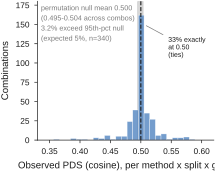

Reproduce this figure in Python.
"""Figure 4c - Empirical permutation null confirms PDS is calibrated at 0.50.

Data-direct. Source (committed): results/permutation_null_pds.csv (the debt2
within-split label-permutation control), metric PDS_cos, 340 method x split x gene
combinations. Verified firsthand:
  permutation null mean = 0.500 (range of per-combination null means 0.495-0.504)
  observed PDS distribution centred at 0.4995
  3.2% of combinations exceed their own permutation 95th percentile (expected 5%)
Message: PDS at chance is not an artefact of the analytic 0.50 baseline; the
empirical null is centred at 0.50 and observed exceedances stay below the 5% rate.

Run:  python fig4c_null.py  ->  fig4c_null.pdf (+ .png)
"""
from __future__ import annotations

import os
import sys

import numpy as np
import pandas as pd

sys.path.insert(0, os.path.dirname(os.path.dirname(os.path.abspath(__file__))))
import nm_style as S


def main() -> None:
    S.apply_rcparams()
    df = pd.read_csv(S.repo_root() / "results" / "permutation_null_pds.csv")
    pc = df[df.metric == "PDS_cos"]
    obs = pc.obs_pds.to_numpy(float)
    null_lo, null_hi = pc.null_mean.min(), pc.null_mean.max()
    frac_exceed = (pc.p_above_obs < 0.05).mean() * 100
    n = len(pc)
    n_half = int((np.abs(obs - 0.5) < 1e-6).sum())

    fig, ax = S.panel(58, 46)

    ax.axvspan(null_lo, null_hi, color=S.GREY, alpha=0.30, zorder=0)  # null-mean range
    ax.hist(obs, bins=25, color=S.GENE_COLORS["TP53"], alpha=0.8,
            edgecolor="white", linewidth=0.3, zorder=2)
    ax.axvline(0.50, color=S.INK, ls="--", lw=0.8, zorder=3)

    ax.set_xlabel("Observed PDS (cosine), per method x split x gene")
    ax.set_ylabel("Combinations")
    ax.set_xlim(0.33, 0.62)
    ax.set_ylim(0, max(180, n_half + 12))
    S.despine(ax)
    ax.tick_params(length=2.2)

    # turn the central spike into an explained feature (label to the right of the spike)
    ax.annotate(f"{100 * n_half / n:.0f}% exactly\nat 0.50\n(ties)",
                xy=(0.505, 150), xytext=(0.545, 120), fontsize=5,
                color=S.INK, ha="left", va="center",
                arrowprops=dict(arrowstyle="-", lw=0.5, color=S.GREY))
    ax.text(0.02, 0.985,
            f"permutation null mean 0.500\n(0.495-0.504 across combos)\n"
            f"{frac_exceed:.1f}% exceed 95th-pct null\n(expected 5%, n={n})",
            transform=ax.transAxes, fontsize=5.2, color=S.GREY, va="top", ha="left",
            linespacing=1.5)

    S.save(fig, "fig4c_null")
    print(f"obs mean={obs.mean():.4f}  {n_half}/{n} exactly at 0.5 "
          f"({100*n_half/n:.0f}%)  null[{null_lo:.4f},{null_hi:.4f}]  "
          f"exceed(p<0.05)={frac_exceed:.1f}%")


if __name__ == "__main__":
    main()
